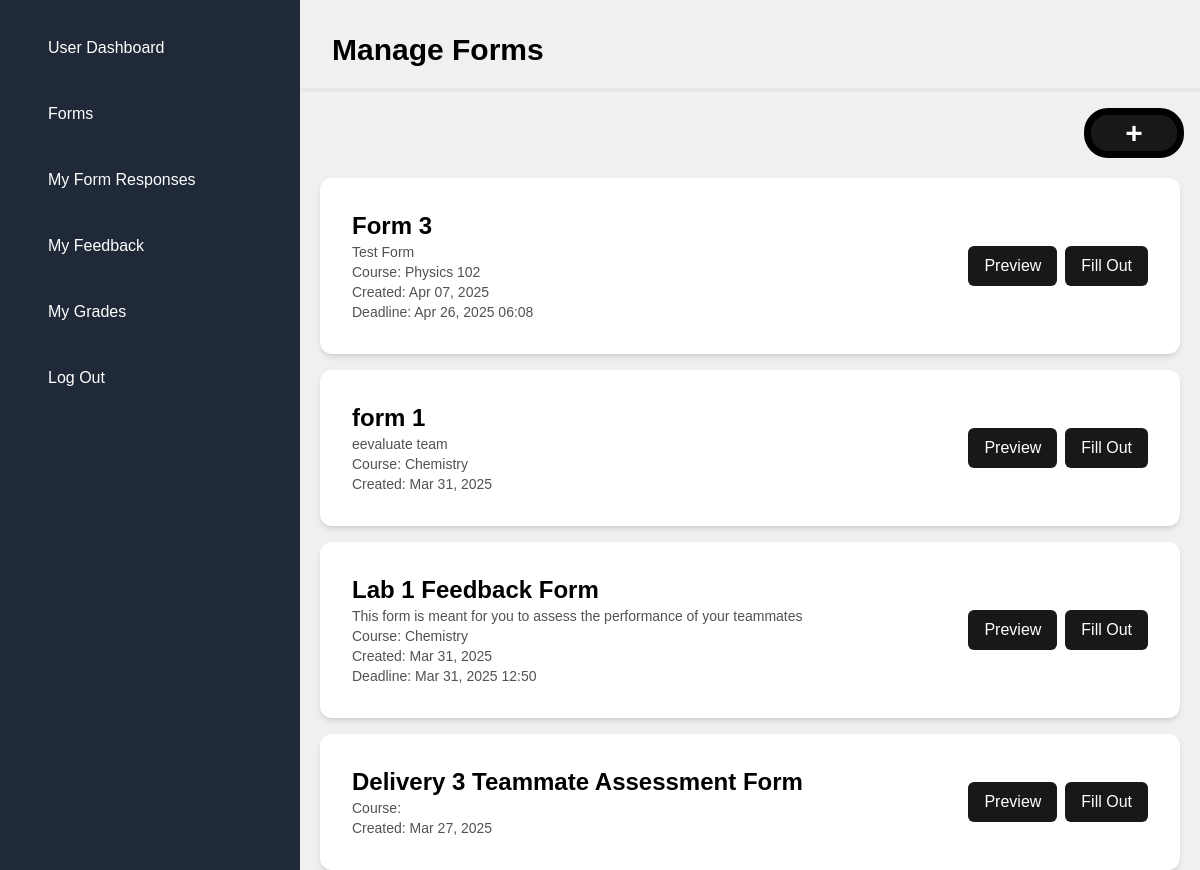
The page /manage-forms/ (signed in) on the database its author committed.
### main/models.py (models this page shows, shortened)
class Form(models.Model):
    title = models.CharField(max_length=200)
    description = models.TextField(blank=True)
    deadline = models.DateTimeField(null=True, blank=True)
    course = models.ForeignKey('courses.Course', on_delete=models.CASCADE, related_name='forms', null=True, blank=True)
    creator = models.ForeignKey(settings.AUTH_USER_MODEL, on_delete=models.CASCADE)
    teams = models.ManyToManyField('courses.Team', related_name='forms', blank=True)
    created_at = models.DateTimeField(auto_now_add=True)
    updated_at = models.DateTimeField(auto_now=True)
    allow_multiple_responses = models.BooleanField(default=False, help_text="Allow each student to submit one response per teammate")

### courses/models.py (models this page shows, shortened)
class Course(models.Model):
    creator = models.ForeignKey(
        settings.AUTH_USER_MODEL,
        limit_choices_to={'role': 'professor'},
        on_delete=models.CASCADE,
        related_name='courses_created',
        null=True,
        blank=True
    )
    name = models.CharField(max_length=200)
    subject = models.CharField(max_length=100)
    semester = models.CharField(max_length=50)
    section = models.CharField(max_length=10)
    course_id = models.CharField(max_length=50)
    enrollment_size = models.PositiveIntegerField(default=0)
    created_at = models.DateTimeField(auto_now_add=True)

### main/views.py (the view)
# urls.py: path("manage-forms/", views.manage_forms_view, name='manage_forms'),
def manage_forms_view(request):
    forms = Form.objects.filter(creator=request.user).order_by('-created_at')
    return render(request, 'main/manage_forms.html', {'forms': forms})

### main/templates/main/manage_forms.html (shortened to what this page needs)
{% extends "shared/base.html" %}
{% block content %}
<h1 class="text-3xl font-bold mb-5 mt-8 ml-8">Manage Forms</h1>
<hr class="my-4 border-t-4" />
<a
  href="{% url 'main:create_form' %}"
  class="flex items-center justify-center w-[100px] h-[50px] bg-zinc-900 border-black border-[7px] rounded-3xl text-white text-3xl font-bold ml-auto mr-4"
>
  +
</a>
<div class="mt-5 mr-5 ml-5 space-y-4">
  {% if forms %}
    {% for form in forms %}
      <div class="bg-white text-black p-8 rounded-xl shadow-md hover:bg-gray-100 transition flex justify-between items-center">
        <div>
            <h2 class="text-2xl font-bold">{{ form.title }}</h2>
            {% if form.description %}
              <p class="text-sm text-neutral-600">{{ form.description|truncatewords:30 }}</p>
            {% endif %}
            <p class="text-sm text-neutral-600">Course: {{ form.course.name }}</p>
            <p class="text-sm text-neutral-600">Created: {{ form.created_at|date:"M d, Y" }}</p>
            {% if form.deadline %}
              <p class="text-sm text-neutral-600">Deadline: {{ form.deadline|date:"M d, Y H:i" }}</p>
            {% endif %}
        </div>
        <div class="flex gap-2">
          <a href="{% url 'main:form_detail' form.id %}" class="bg-zinc-900 text-white px-4 py-2 rounded-md hover:bg-opacity-90 transition">Preview</a>
          <a href="{% url 'main:fill_form' form.id %}" class="bg-zinc-900 text-white px-4 py-2 rounded-md hover:bg-opacity-90 transition">Fill Out</a>
        </div>
      </div>
    {% endfor %}
  {% else %}
    <p class="text-white text-center">No forms available. Click the button above to create a form.</p>
  {% endif %}
</div>
{% endblock %}

### main/static/main/css/styles.css (style rules this page uses)
body { margin: 0; padding: 0; font-family: "Poppins", sans-serif; }

### shared/templates/shared/base.html (style rules this page uses)
body { background-color: #f0f0f0; font-family: Arial, sans-serif; }

### rows shown on the page
Form: title "Form 3", description "Test Form", course.name "Physics 102", created_at "Apr 07, 2025", deadline "Apr 26, 2025 06:08"
Form: title "form 1", description "eevaluate team", course.name "Chemistry", created_at "Mar 31, 2025"
Form: title "Lab 1 Feedback Form", description "This form is meant for you to assess the performance of your teammates", course.name "Chemistry", created_at "Mar 31, 2025", deadline "Mar 31, 2025 12:50"
Form: title "Delivery 3 Teammate Assessment Form", created_at "Mar 27, 2025"
